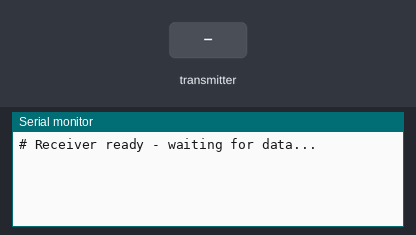
A sketch run on a simulated Arduino Uno, built with avr-gcc and run on an emulated ATmega328P. Shown: the last lines printed to the serial monitor. The test bench sets the inputs (shaded band). No radio packets arrive unless stated.

Above: at 1.2 s.
1.3 s: the transmitter starts sending qW = 0
At 1.37 s:
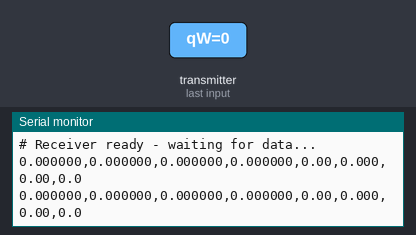
3.2 s: the transmitter starts sending qX = 100
At 3.27 s:
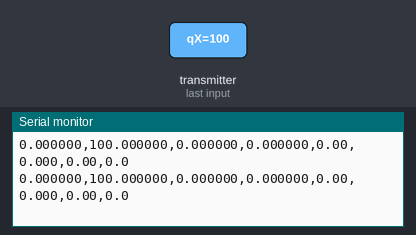
6.2 s: the transmitter starts sending qX = 25
At 6.21 s:
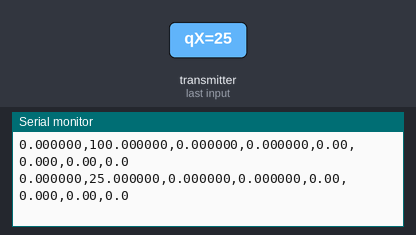
9.2 s: the transmitter starts sending qY = 0
12.2 s: the transmitter starts sending qZ = 0
Timing chart, 0 to 15.2 s (numbered marks = the images above; inputs shaded):
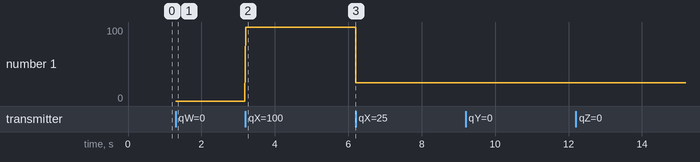

Measured:
- after the input at 1.3 s, the serial monitor: prints a new line at once (image 1)
- after the input at 3.2 s, the serial monitor: prints a new line at once (image 2)
- after the input at 6.2 s, the serial monitor: prints a new line at once (image 3)
- plotted number 1: 0 → 100 after the input at 3.2 s, 100 → 25 after the input at 6.2 s

The sketch:

receiver_final.ino
```cpp
/*
  ==============================================================================
  | Receiver Sketch with GPS - Ground Station                                  |
  |----------------------------------------------------------------------------|
  | Receives sensor + GPS data wirelessly and outputs to Serial Monitor        |
  | in the format expected by the web dashboard.                               |
  | Upload this to the Arduino connected to your computer.                     |
  ==============================================================================
*/

#include <SPI.h>
#include <nRF24L01.h>
#include <RF24.h>

// --- nRF24L01 Configuration ---
RF24 radio(9, 10); // CE, CSN pins
const byte address[6] = "00001"; // Must match transmitter

// --- Data Structure ---
// MUST be identical to transmitter's struct
struct SensorData {
  float qW, qX, qY, qZ;
  float tempF;
  float accelG;
  float gpsSpeedMps;
  float altitudeFeet;
};

SensorData receivedData;

void setup() {
  // Start serial at high speed for web app
  Serial.begin(115200);
  while (!Serial);

  // Initialize radio
  radio.begin();
  radio.openReadingPipe(0, address);
  radio.setPALevel(RF24_PA_MIN);
  radio.startListening();

  Serial.println("# Receiver ready - waiting for data...");
}

void loop() {
  if (radio.available()) {
    // Read the data structure
    radio.read(&receivedData, sizeof(SensorData));

    // Output in CSV format for web dashboard:
    // qw,qx,qy,qz,tempF,accelG,gpsSpeed,altitude
    Serial.print(receivedData.qW, 6); Serial.print(",");
    Serial.print(receivedData.qX, 6); Serial.print(",");
    Serial.print(receivedData.qY, 6); Serial.print(",");
    Serial.print(receivedData.qZ, 6); Serial.print(",");
    Serial.print(receivedData.tempF, 2); Serial.print(",");
    Serial.print(receivedData.accelG, 3); Serial.print(",");
    Serial.print(receivedData.gpsSpeedMps, 2); Serial.print(",");
    Serial.println(receivedData.altitudeFeet, 1);
  }
}
```
